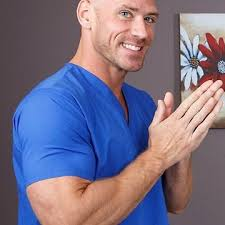
#> input picture image-processing/download.jpeg, 225 x 225 px, found by its file name
$ python ex2.py
#> lines starting #> are read from the running program, lines starting #| are printed output that depends on the picture; after the words box and inside, x2 and y2 are one past the last pixel; in counts of white or black regions, pixels touching at a corner belong together
import cv2 as cv
import numpy as np
import matplotlib.pyplot as plt

img = cv.imread('..\download.jpeg',0)
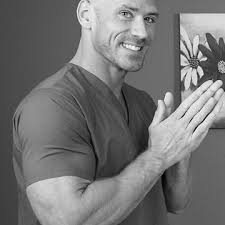
#> img: shape (225, 225); min 0, max 255, mean 117
#negative
neg = 255 - img
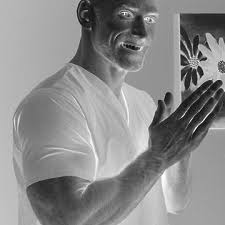
#> neg: shape (225, 225); min 0, max 255, mean 138
#log - c*log(1+r),c - 255/log(1+np.max(r))
img_f = np.float32(img)
c = 255/np.log(1+np.max(img_f))
#> c = 45.99
log = c*np.log(1+img_f)
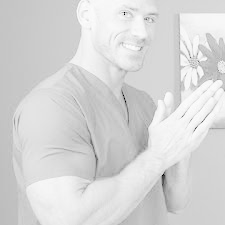
#> log: shape (225, 225) float32; min 0, max 255, mean 215.5
# gamma - c*r**g
gamma = 255*(img/255)**1.4
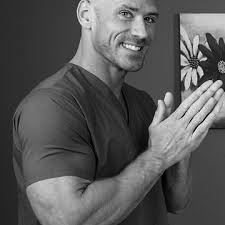
#> gamma: shape (225, 225) float64; min 0, max 255, mean 89.6
# [6 lines of commented-out code are left out]
cont = np.zeros_like(img)
low = 140
high = 180
for i in range(img.shape[0]):
    for j in range(img.shape[1]):
        if low < img[i,j] and img[i,j] < high:
            cont[i,j] = 150
        else:
            cont[i,j] = 120
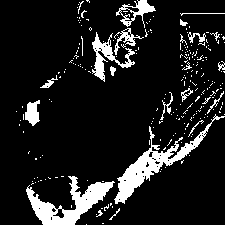
#> cont: shape (225, 225); values 120 (black) and 150 (white), 11.9% white; 237 white regions (215 under 20 px), largest, box (x1, y1, x2, y2) and area: (114, 114, 225, 204) 1732, (26, 176, 115, 225) 1623, (92, 32, 135, 82) 627
# [5 lines of commented-out code are left out]
plt.imshow(cont,cmap='gray')
plt.show()
cv.waitKey(0)
cv.destroyAllWindows()
